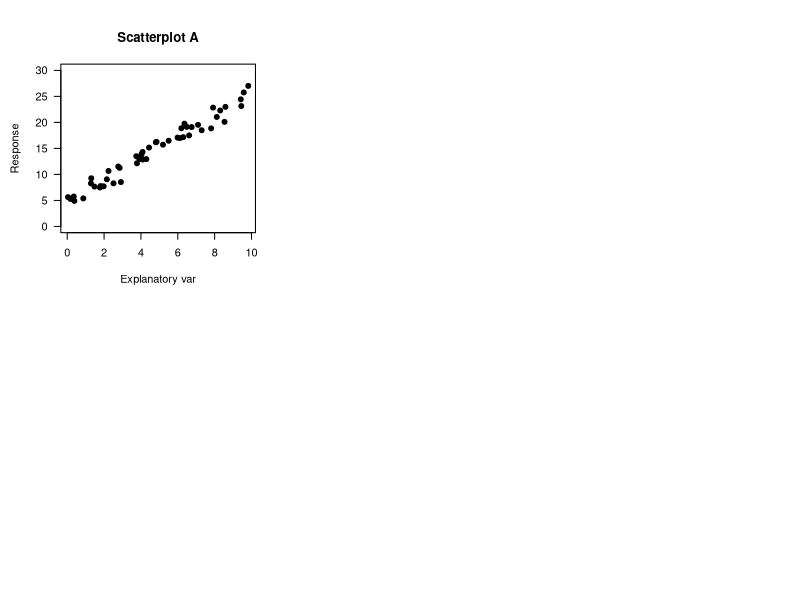

R code for this plot: (Note: this script raises an error after producing the figure.)
## ---- chunk 1
par( mfrow = c(2, 3),
     omi = c(0, 0, 0, 0) + 0.1) # OUTSIDE margins

set.seed(2300)
x <- runif(50, 
           min = 0, 
           max = 10)
y <- (2 * x) + 5 + rnorm( length(x), 0, 1)

par(  mar = c(5, 3.75, 4, 1) + 0.1) # DEFAULT: c(5, 4, 4, 2) + 0.1.
plot( y ~ x,
      pch = 19,
      las = 1,
      ylim = c(0, 30),
      xlab = "Explanatory var",
      ylab = "Response",
      main = "Scatterplot A"
)
abline( coef(lm( y ~ x )), 
        lwd = 2, 
       col = plot.colour)

text(0, 25, 
     pos = 4,
     "Form: linear\nDirection: positive\nVariation: small")


set.seed(2300)
x <- runif(50,
           min = 0, 
           max = 10)
y <- (-2 * x) + 5 + rnorm( length(x), 0, 5) + 25

par(  mar = c(5, 3.75, 4, 1) + 0.1) # DEFAULT: c(5, 4, 4, 2) + 0.1.
plot( y ~ x,
      pch = 19,
      las = 1,
      ylim = c(0, 40),
      xlab = "Explanatory var",
      ylab = "Response",
      main = "Scatterplot B"
)
abline( coef(lm( y ~ x )), 
        lwd = 2, 
       col = plot.colour)

text(0, 3, 
     pos = 4,
     "Form: linear\nDirection: negative\nVariation: fairly large")




set.seed(2300)
x <- runif(50, 
           min = 0, 
           max = 10)
y <- -2 * (x - 4)^2 + 5 + rnorm( length(x), 0, 5) + 80

par(  mar = c(5, 3.75, 4, 1) + 0.1) # DEFAULT: c(5, 4, 4, 2) + 0.1.

plot( y ~ x,
      pch = 19,
      las = 1,
      ylim = c(0, 100),
      xlab = "Explanatory var",
      ylab = "Response",
      main = "Scatterplot C"
)
mod.curve <- lm( y ~ poly(x, 2) )

xnew <- seq(0, 10, 
            length = 25)
newdata <- data.frame(x = xnew)
ynew <- predict( mod.curve, 
                 newdata = newdata)

lines( ynew ~ xnew, 
       lwd = 2, 
       col = plot.colour)

text(0.25, 20, 
     pos = 4,
     "Form: Curved\nDirection: (not relevant)\nVariation: small")





set.seed(2300)
x <- runif(50, 
           min = 0, 
           max = 10)
y <- 2 * (x - 4)^2 + 5 + rnorm( length(x), 0, 15) + 25

par(  mar = c(5, 3.75, 4, 1) + 0.1) # DEFAULT: c(5, 4, 4, 2) + 0.1.

plot( y ~ x,
      pch = 19,
      las = 1,
      ylim = c(0, 145),
      xlab = "Explanatory var",
      ylab = "Response",
      main = "Scatterplot D"
)
mod.curve <- lm( y ~ poly(x, 2) )

xnew <- seq(0, 10, 
            length = 25)
newdata <- data.frame(x = xnew)
ynew <- predict( mod.curve, 
                 newdata = newdata)

lines( ynew ~ xnew, 
       lwd = 2, 
       col = plot.colour)

text(0, 110, 
     pos = 4,
     "Form: Curved\nDirection: (not relevant)\nVariation: moderate")



set.seed(2300)
x <- runif(50, 
           min = 0, 
           max = 10) 
y <- 2 * (x - 5)^3 + 5 + rnorm( length(x), 0, 15) + 250
y <- y/500

par(  mar = c(5, 3.75, 4, 1) + 0.1) # DEFAULT: c(5, 4, 4, 2) + 0.1.

plot( y ~ x,
      pch = 19,
      las = 1,
      xlab = "Explanatory var",
      ylab = "Response",
      main = "Scatterplot E"
)
mod.curve <- lm( y ~ poly(x, 3) )

xnew <- seq(0, 10, 
            length = 25)
newdata <- data.frame(x = xnew)
ynew <- predict( mod.curve, 
                 newdata = newdata)

lines( ynew ~ xnew, 
       lwd = 2, 
       col = plot.colour)

text(0, 0.90, 
     pos = 4,
     "Form: Curved\nDirection: (not relevant)\nVariation: small")



set.seed(2300)
x <- runif(50, 
           min = 0, 
           max = 10) 
y <- runif(50, 
           min = 0, 
           max = 5)

par(  mar = c(5, 3.75, 4, 1) + 0.1) # DEFAULT: c(5, 4, 4, 2) + 0.1.

plot( y ~ x,
      pch = 19,
      las = 1,
      ylim = c(0, 6),
      xlab = "Explanatory var",
      ylab = "Response",
      main = "Scatterplot F"
)
mod.curve <- lm( y ~ poly(x, 1) )

xnew <- seq(0, 10, 
            length = 25)
newdata <- data.frame(x = xnew)
ynew <- predict( mod.curve, 
                 newdata = newdata)

lines( ynew ~ xnew, 
       lwd = 2, 
       col = plot.colour)

text(0, 5.75, 
     "No obvious relationship", 
     pos = 4)
